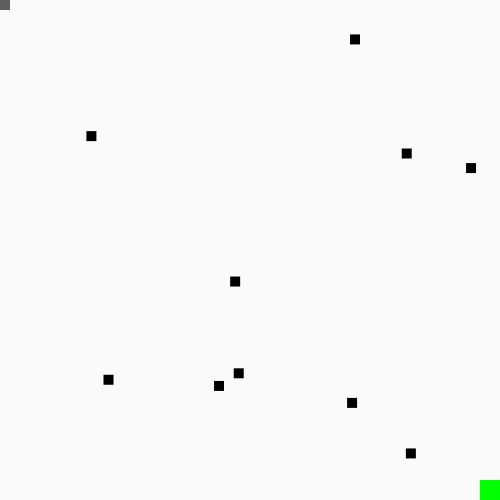
Frame 1 (no input)
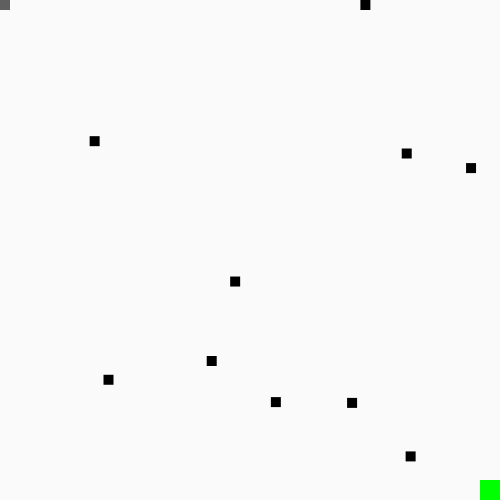
Frame 60 (no input)
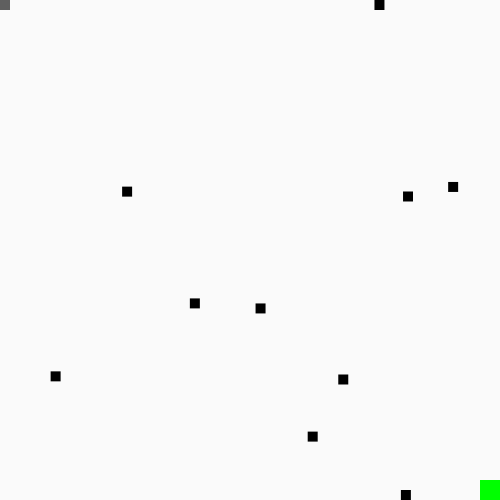
Frame 120 (the mouse pressed at the canvas centre since frame 60)

The p5.js sketch that drew these frames (run headless with seeded random() and noise() and a simulated clock; from frame 60 on, the mouse is pressed at the canvas centre):

// p5.js sketch
// ── sketch.js
var you;
var gaurds = [];
var numGaurds = 10;
var lives = 3;
var mult = 1;

function setup() {
  createCanvas(500,500);
  you = new person(10,0,0,0,0);
  for(var i = 0; i < numGaurds; i++)
  {
      gaurds.push(new person(10,random(width),random(height)));
  }
}

function keyTyped()
{
  if(key === 'w')
    you.yVelocity = -2;
  if(key === 'a')
    you.xVelocity = -2;
  if(key === 's')
    you.yVelocity = 2;
  if(key === 'd')
    you.xVelocity = 2;
}

function draw() {
  if(lives > 0)
  {
    background(250);
    if (!keyIsPressed)
    {
      you.xVelocity = 0;
      you.yVelocity = 0;
    }

    for(var i = 0; i < gaurds.length; i++)
    {
      gaurds[i].show();
      gaurds[i].noiseUpdate(mult);
    }

    noStroke();
    fill(0,255,0);
    rect(width - 20, height-20, 20,20);

    you.update();
    for(var i = 0; i < gaurds.length; i++)
    {
      if(touching(you,gaurds[i]))
      {
        lives--;
        you.x = you.y = 0;
      }
    }
    you.check();
    you.show(95);
  }
  else
  {
    background(0);
  }
}

function touching(a,b)
{
  return (abs(a.x - b.x) < 10 && abs(a.y-b.y) < 10);
}

// ── person.js
function person(size = 10, x = 0, y = 0, xVelocity = 0, yVelocity = 0)
{
  this.x = x;
  this.y = y;

  this.xVelocity = xVelocity;
  this.yVelocity = yVelocity;


  this.counter = random(100);
  this.size = size;

  this.show = function(color = 0)
  {
    push();
    fill(color);
    noStroke();
    rect(this.x,this.y,this.size,this.size);
    pop();
  }

  this.update = function(mult = 1)
  {
    this.x += this.xVelocity * mult;
    this.y += this.yVelocity * mult;
    if(this.x < 0)
    {
      this.x = 0;
    }
    else if (this.x > width - this.size)
    {
        this.x = width - this.size;
    }
    if(this.y < 0)
    {
      this.y = 0;
    }
    else if (this.y > height - this.size)
    {
        this.y = height - this.size;
    }
  }
  this.check = function()
  {
    if (this.x > width - 20 && this.y > height -20)
    {
      this.x = 0; this.y = 0;
      gaurds.push(new person(10,random(width),random(height)));
      mult *= 1.1;
    }
  }
  this.noiseUpdate = function(mult = 1)
  {
    if (this.counter < 100)
    {
      this.counter++;
    }
    else
    {
      var angle = noise(this.x,this.y) * TWO_PI * 16;
      this.xVelocity = mult * cos(angle);
      this.yVelocity = mult * sin(angle);
      this.counter = 0;
    }
    this.update();
  }
}
